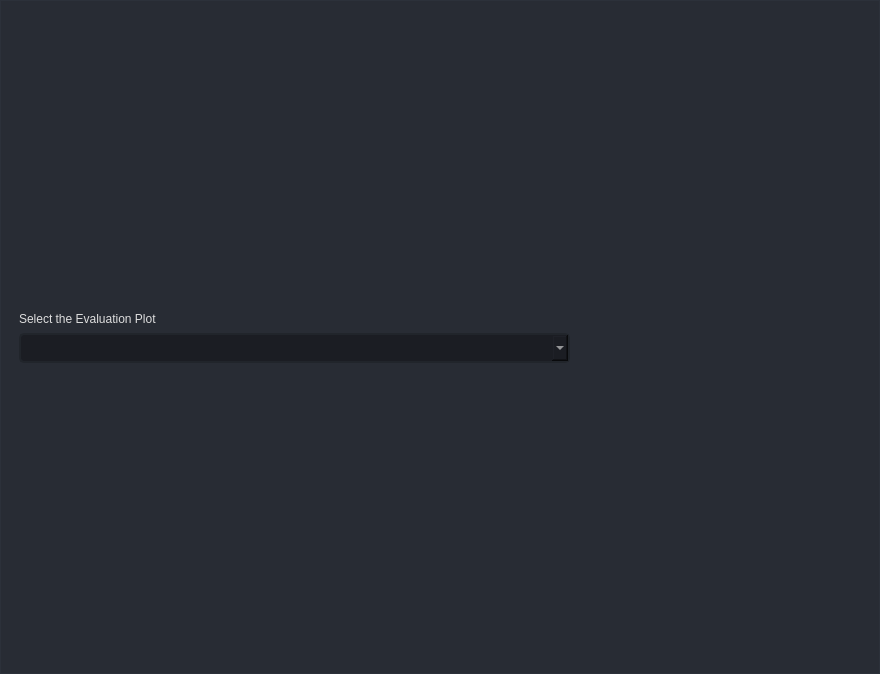
<?xml version="1.0" encoding="UTF-8"?>
<ui version="4.0">
 <class>VisWindow</class>
 <widget class="QMainWindow" name="VisWindow">
  <property name="geometry">
   <rect>
    <x>0</x>
    <y>0</y>
    <width>880</width>
    <height>674</height>
   </rect>
  </property>
  <property name="windowTitle">
   <string>Graph Vis</string>
  </property>
  <widget class="QWidget" name="styleSheet">
   <property name="styleSheet">
    <string notr="true">/* /////////////////////////////////////////////////////////////////////////////////////////////////

SET APP STYLESHEET - FULL STYLES HERE
DARK THEME - DRACULA COLOR BASED

///////////////////////////////////////////////////////////////////////////////////////////////// */

QWidget{
	color: rgb(221, 221, 221);
	font: 10pt &quot;Segoe UI&quot;;
}

/* /////////////////////////////////////////////////////////////////////////////////////////////////
Tooltip */
QToolTip {
	color: #ffffff;
	background-color: rgba(33, 37, 43, 180);
	border: 1px solid rgb(44, 49, 58);
	background-image: none;
	background-position: left center;
    background-repeat: no-repeat;
	border: none;
	border-left: 2px solid rgb(255, 121, 198);
	text-align: left;
	padding-left: 8px;
	margin: 0px;
}

/* /////////////////////////////////////////////////////////////////////////////////////////////////
Bg App */
#bgApp {	
	background-color: rgb(40, 44, 52);
	border: 1px solid rgb(44, 49, 58);
}

/* /////////////////////////////////////////////////////////////////////////////////////////////////
Left Menu */
#leftMenuBg {	
	background-color: rgb(33, 37, 43);
}
#topLogo {
	background-color: rgb(33, 37, 43);
	background-image: url(:/images/images/images/PyDracula.png);
	background-position: centered;
	background-repeat: no-repeat;
}
#titleLeftApp { font: 63 12pt &quot;Segoe UI Semibold&quot;; }
#titleLeftDescription { font: 8pt &quot;Segoe UI&quot;; color: rgb(189, 147, 249); }

/* MENUS */
#topMenu .QPushButton {	
	background-position: left center;
    background-repeat: no-repeat;
	border: none;
	border-left: 22px solid transparent;
	background-color: transparent;
	text-align: left;
	padding-left: 44px;
}
#topMenu .QPushButton:hover {
	background-color: rgb(40, 44, 52);
}
#topMenu .QPushButton:pressed {	
	background-color: rgb(189, 147, 249);
	color: rgb(255, 255, 255);
}
#bottomMenu .QPushButton {	
	background-position: left center;
    background-repeat: no-repeat;
	border: none;
	border-left: 20px solid transparent;
	background-color:transparent;
	text-align: left;
	padding-left: 44px;
}
#bottomMenu .QPushButton:hover {
	background-color: rgb(40, 44, 52);
}
#bottomMenu .QPushButton:pressed {	
	background-color: rgb(189, 147, 249);
	color: rgb(255, 255, 255);
}
#leftMenuFrame{
	border-top: 3px solid rgb(44, 49, 58);
}

/* Toggle Button */
#toggleButton {
	background-position: left center;
    background-repeat: no-repeat;
	border: none;
	border-left: 20px solid transparent;
	background-color: rgb(37, 41, 48);
	text-align: left;
	padding-left: 44px;
	color: rgb(113, 126, 149);
}
#toggleButton:hover {
	background-color: rgb(40, 44, 52);
}
#toggleButton:pressed {
	background-color: rgb(189, 147, 249);
}

/* Title Menu */
#titleRightInfo { padding-left: 10px; }


/* /////////////////////////////////////////////////////////////////////////////////////////////////
Extra Tab */
#extraLeftBox {	
	background-color: rgb(44, 49, 58);
}
#extraTopBg{	
	background-color: rgb(189, 147, 249)
}

/* Icon */
#extraIcon {
	background-position: center;
	background-repeat: no-repeat;
	background-image: url(:/icons/images/icons/icon_settings.png);
}

/* Label */
#extraLabel { color: rgb(255, 255, 255); }

/* Btn Close */
#extraCloseColumnBtn { background-color: rgba(255, 255, 255, 0); border: none;  border-radius: 5px; }
#extraCloseColumnBtn:hover { background-color: rgb(196, 161, 249); border-style: solid; border-radius: 4px; }
#extraCloseColumnBtn:pressed { background-color: rgb(180, 141, 238); border-style: solid; border-radius: 4px; }

/* Extra Content */
#extraContent{
	border-top: 3px solid rgb(40, 44, 52);
}

/* Extra Top Menus */
#extraTopMenu .QPushButton {
background-position: left center;
    background-repeat: no-repeat;
	border: none;
	border-left: 22px solid transparent;
	background-color:transparent;
	text-align: left;
	padding-left: 44px;
}
#extraTopMenu .QPushButton:hover {
	background-color: rgb(40, 44, 52);
}
#extraTopMenu .QPushButton:pressed {	
	background-color: rgb(189, 147, 249);
	color: rgb(255, 255, 255);
}

/* /////////////////////////////////////////////////////////////////////////////////////////////////
Content App */
#contentTopBg{	
	background-color: rgb(33, 37, 43);
}
#contentBottom{
	border-top: 3px solid rgb(44, 49, 58);
}

/* Top Buttons */
#rightButtons .QPushButton { background-color: rgba(255, 255, 255, 0); border: none;  border-radius: 5px; }
#rightButtons .QPushButton:hover { background-color: rgb(44, 49, 57); border-style: solid; border-radius: 4px; }
#rightButtons .QPushButton:pressed { background-color: rgb(23, 26, 30); border-style: solid; border-radius: 4px; }

/* Theme Settings */
#extraRightBox { background-color: rgb(44, 49, 58); }
#themeSettingsTopDetail { background-color: rgb(189, 147, 249); }

/* Bottom Bar */
#bottomBar { background-color: rgb(44, 49, 58); }
#bottomBar QLabel { font-size: 11px; color: rgb(113, 126, 149); padding-left: 10px; padding-right: 10px; padding-bottom: 2px; }

/* CONTENT SETTINGS */
/* MENUS */
#contentSettings QPushButton {
	border: 2px solid rgb(52, 59, 72);
	border-radius: 5px;	
	background-color: rgb(52, 59, 72);
}
#contentSettings QPushButton:hover {
	background-color: rgb(57, 65, 80);
	border: 2px solid rgb(61, 70, 86);
}
#contentSettings QPushButton:pressed {	
	background-color: rgb(35, 40, 49);
	border: 2px solid rgb(43, 50, 61);
}
/* #contentSettings .QPushButton {	
	background-position: left center;
    background-repeat: no-repeat;
	border: none;
	border-left: 22px solid transparent;
	background-color:transparent;
	padding-left: 44px;
}
#contentSettings .QPushButton:hover {
	background-color: rgb(40, 44, 52);
}
#contentSettings .QPushButton:pressed {	
	background-color: rgb(189, 147, 249);
	color: rgb(255, 255, 255);
} */

/* /////////////////////////////////////////////////////////////////////////////////////////////////
QTableWidget
QTableWidget {	
	background-color: transparent;
	selection-background-color: blue;
	padding: 10px;
	border-radius: 5px;
	gridline-color: rgb(44, 49, 58);
	border-bottom: 1px solid rgb(44, 49, 60);
}
QTableWidget::item{
	border-color: rgb(44, 49, 60);
	padding-left: 5px;
	padding-right: 5px;
	gridline-color: rgb(44, 49, 60);
}
QTableWidget::item:selected{
	background-color: rgb(189, 147, 249);
}
QHeaderView::section{
	background-color: rgb(33, 37, 43);
	max-width: 30px;
	border: 1px solid rgb(44, 49, 58);
	border-style: none;
    border-bottom: 1px solid rgb(44, 49, 60);
    border-right: 1px solid rgb(44, 49, 60);
}
QTableWidget::horizontalHeader {	
	background-color: rgb(33, 37, 43);
}
QHeaderView::section:horizontal
{
    border: 1px solid rgb(33, 37, 43);
	background-color: rgb(33, 37, 43);
	padding: 3px;
	border-top-left-radius: 7px;
    border-top-right-radius: 7px;
}
QHeaderView::section:vertical
{
    border: 1px solid rgb(44, 49, 60);
	selected-background-color: rgb(189, 147, 249);
}
QHeaderView::section:vertical:selected
{
	background-color: rgb(189, 147, 249);
}
 */
QTableWidget {	
	selection-background-color: rgb(189, 147, 249);
	gridline-color: rgb(44, 49, 58);
	border-bottom: 1px solid rgb(44, 49, 60);
}
QHeaderView::section{
	background-color: rgb(33, 37, 43);
	max-width: 30px;
	border: 1px solid rgb(44, 49, 58);
	border-style: none;
    border-bottom: 1px solid rgb(44, 49, 60);
    border-right: 1px solid rgb(44, 49, 60);
}
QTableWidget::horizontalHeader {	
	background-color: rgb(33, 37, 43);
}
QHeaderView::section:horizontal
{
    border: 1px solid rgb(33, 37, 43);
	background-color: rgb(33, 37, 43);
	padding: 3px;
}
QHeaderView::section:vertical
{
    border: 1px solid rgb(44, 49, 60);
	selected-background-color: rgb(189, 147, 249);
}
QHeaderView::section:vertical:selected
{
	background-color: rgb(189, 147, 249);
}

/* /////////////////////////////////////////////////////////////////////////////////////////////////
LineEdit */
QLineEdit {
	background-color: rgb(33, 37, 43);
	border-radius: 5px;
	border: 2px solid rgb(33, 37, 43);
	padding-left: 10px;
	selection-color: rgb(255, 255, 255);
	selection-background-color: rgb(255, 121, 198);
}
QLineEdit:hover {
	border: 2px solid rgb(64, 71, 88);
}
QLineEdit:focus {
	border: 2px solid rgb(91, 101, 124);
}

/* /////////////////////////////////////////////////////////////////////////////////////////////////
PlainTextEdit */
QPlainTextEdit {
	background-color: rgb(27, 29, 35);
	border-radius: 5px;
	padding: 10px;
	selection-color: rgb(255, 255, 255);
	selection-background-color: rgb(255, 121, 198);
}
QPlainTextEdit  QScrollBar:vertical {
    width: 8px;
 }
QPlainTextEdit  QScrollBar:horizontal {
    height: 8px;
 }
QPlainTextEdit:hover {
	border: 2px solid rgb(64, 71, 88);
}
QPlainTextEdit:focus {
	border: 2px solid rgb(91, 101, 124);
}

/* /////////////////////////////////////////////////////////////////////////////////////////////////
ScrollBars */
QScrollBar:horizontal {
    border: none;
    background: rgb(52, 59, 72);
    height: 8px;
    margin: 0px 21px 0 21px;
	border-radius: 0px;
}
QScrollBar::handle:horizontal {
    background: rgb(189, 147, 249);
    min-width: 25px;
	border-radius: 4px
}
QScrollBar::add-line:horizontal {
    border: none;
    background: rgb(55, 63, 77);
    width: 20px;
	border-top-right-radius: 4px;
    border-bottom-right-radius: 4px;
    subcontrol-position: right;
    subcontrol-origin: margin;
}
QScrollBar::sub-line:horizontal {
    border: none;
    background: rgb(55, 63, 77);
    width: 20px;
	border-top-left-radius: 4px;
    border-bottom-left-radius: 4px;
    subcontrol-position: left;
    subcontrol-origin: margin;
}
QScrollBar::up-arrow:horizontal, QScrollBar::down-arrow:horizontal
{
     background: none;
}
QScrollBar::add-page:horizontal, QScrollBar::sub-page:horizontal
{
     background: none;
}
 QScrollBar:vertical {
	border: none;
    background: rgb(52, 59, 72);
    width: 8px;
    margin: 21px 0 21px 0;
	border-radius: 0px;
 }
 QScrollBar::handle:vertical {	
	background: rgb(189, 147, 249);
    min-height: 25px;
	border-radius: 4px
 }
 QScrollBar::add-line:vertical {
     border: none;
    background: rgb(55, 63, 77);
     height: 20px;
	border-bottom-left-radius: 4px;
    border-bottom-right-radius: 4px;
     subcontrol-position: bottom;
     subcontrol-origin: margin;
 }
 QScrollBar::sub-line:vertical {
	border: none;
    background: rgb(55, 63, 77);
     height: 20px;
	border-top-left-radius: 4px;
    border-top-right-radius: 4px;
     subcontrol-position: top;
     subcontrol-origin: margin;
 }
 QScrollBar::up-arrow:vertical, QScrollBar::down-arrow:vertical {
     background: none;
 }

 QScrollBar::add-page:vertical, QScrollBar::sub-page:vertical {
     background: none;
 }

/* /////////////////////////////////////////////////////////////////////////////////////////////////
CheckBox */
QCheckBox::indicator {
    border: 3px solid rgb(52, 59, 72);
	width: 15px;
	height: 15px;
	border-radius: 10px;
    background: rgb(44, 49, 60);
}
QCheckBox::indicator:hover {
    border: 3px solid rgb(58, 66, 81);
}
QCheckBox::indicator:checked {
    background: 3px solid rgb(52, 59, 72);
	border: 3px solid rgb(52, 59, 72);	
	background-image: url(:/icons/images/icons/cil-check-alt.png);
}

/* /////////////////////////////////////////////////////////////////////////////////////////////////
RadioButton */
QRadioButton::indicator {
    border: 3px solid rgb(52, 59, 72);
	width: 15px;
	height: 15px;
	border-radius: 10px;
    background: rgb(44, 49, 60);
}
QRadioButton::indicator:hover {
    border: 3px solid rgb(58, 66, 81);
}
QRadioButton::indicator:checked {
    background: 3px solid rgb(94, 106, 130);
	border: 3px solid rgb(52, 59, 72);	
}

/* /////////////////////////////////////////////////////////////////////////////////////////////////
ComboBox */
QComboBox{
	background-color: rgb(27, 29, 35);
	border-radius: 5px;
	border: 2px solid rgb(33, 37, 43);
	padding: 5px;
	padding-left: 10px;
}
QComboBox:hover{
	border: 2px solid rgb(64, 71, 88);
}
QComboBox::drop-down {
	subcontrol-origin: padding;
	subcontrol-position: top right;
	width: 25px; 
	border-left-width: 3px;
	border-left-color: rgba(39, 44, 54, 150);
	border-left-style: solid;
	border-top-right-radius: 3px;
	border-bottom-right-radius: 3px;	
	background-image: url(:/icons/images/icons/cil-arrow-bottom.png);
	background-position: center;
	background-repeat: no-reperat;
 }
QComboBox QAbstractItemView {
	color: rgb(255, 121, 198);	
	background-color: rgb(33, 37, 43);
	padding: 10px;
	selection-background-color: rgb(39, 44, 54);
}

/* /////////////////////////////////////////////////////////////////////////////////////////////////
Sliders */
QSlider::groove:horizontal {
    border-radius: 5px;
    height: 10px;
	margin: 0px;
	background-color: rgb(52, 59, 72);
}
QSlider::groove:horizontal:hover {
	background-color: rgb(55, 62, 76);
}
QSlider::handle:horizontal {
    background-color: rgb(189, 147, 249);
    border: none;
    height: 10px;
    width: 10px;
    margin: 0px;
	border-radius: 5px;
}
QSlider::handle:horizontal:hover {
    background-color: rgb(195, 155, 255);
}
QSlider::handle:horizontal:pressed {
    background-color: rgb(255, 121, 198);
}

QSlider::groove:vertical {
    border-radius: 5px;
    width: 10px;
    margin: 0px;
	background-color: rgb(52, 59, 72);
}
QSlider::groove:vertical:hover {
	background-color: rgb(55, 62, 76);
}
QSlider::handle:vertical {
    background-color: rgb(189, 147, 249);
	border: none;
    height: 10px;
    width: 10px;
    margin: 0px;
	border-radius: 5px;
}
QSlider::handle:vertical:hover {
    background-color: rgb(195, 155, 255);
}
QSlider::handle:vertical:pressed {
    background-color: rgb(255, 121, 198);
}

/* /////////////////////////////////////////////////////////////////////////////////////////////////
CommandLinkButton */
QCommandLinkButton {	
	color: rgb(255, 121, 198);
	border-radius: 5px;
	padding: 5px;
	color: rgb(255, 170, 255);
}
QCommandLinkButton:hover {	
	color: rgb(255, 170, 255);
	background-color: rgb(44, 49, 60);
}
QCommandLinkButton:pressed {	
	color: rgb(189, 147, 249);
	background-color: rgb(52, 58, 71);
}

/* /////////////////////////////////////////////////////////////////////////////////////////////////
Button */
#pagesContainer QPushButton {
	border: 2px solid rgb(52, 59, 72);
	border-radius: 5px;	
	background-color: rgb(52, 59, 72);
}
#pagesContainer QPushButton:hover {
	background-color: rgb(57, 65, 80);
	border: 2px solid rgb(61, 70, 86);
}
#pagesContainer QPushButton:pressed {	
	background-color: rgb(35, 40, 49);
	border: 2px solid rgb(43, 50, 61);
}

</string>
   </property>
   <layout class="QVBoxLayout" name="verticalLayout">
    <property name="spacing">
     <number>0</number>
    </property>
    <property name="leftMargin">
     <number>0</number>
    </property>
    <property name="topMargin">
     <number>0</number>
    </property>
    <property name="rightMargin">
     <number>0</number>
    </property>
    <property name="bottomMargin">
     <number>0</number>
    </property>
    <item>
     <widget class="QFrame" name="bgApp">
      <property name="frameShape">
       <enum>QFrame::NoFrame</enum>
      </property>
      <property name="frameShadow">
       <enum>QFrame::Raised</enum>
      </property>
      <layout class="QVBoxLayout" name="verticalLayout_3">
       <property name="spacing">
        <number>0</number>
       </property>
       <property name="leftMargin">
        <number>0</number>
       </property>
       <property name="topMargin">
        <number>0</number>
       </property>
       <property name="rightMargin">
        <number>0</number>
       </property>
       <property name="bottomMargin">
        <number>0</number>
       </property>
       <item>
        <widget class="QFrame" name="pagesContainer">
         <property name="frameShape">
          <enum>QFrame::NoFrame</enum>
         </property>
         <property name="frameShadow">
          <enum>QFrame::Raised</enum>
         </property>
         <layout class="QVBoxLayout" name="verticalLayout_5">
          <item>
           <layout class="QVBoxLayout" name="layout_graph_vis"/>
          </item>
          <item>
           <widget class="QFrame" name="frame_2">
            <property name="maximumSize">
             <size>
              <width>16777215</width>
              <height>70</height>
             </size>
            </property>
            <property name="frameShape">
             <enum>QFrame::NoFrame</enum>
            </property>
            <property name="frameShadow">
             <enum>QFrame::Raised</enum>
            </property>
            <layout class="QVBoxLayout" name="verticalLayout_2">
             <property name="leftMargin">
              <number>9</number>
             </property>
             <property name="rightMargin">
              <number>300</number>
             </property>
             <item>
              <widget class="QLabel" name="label">
               <property name="text">
                <string>Select the Evaluation Plot</string>
               </property>
              </widget>
             </item>
             <item>
              <widget class="QComboBox" name="comboBox"/>
             </item>
            </layout>
           </widget>
          </item>
         </layout>
        </widget>
       </item>
      </layout>
     </widget>
    </item>
   </layout>
  </widget>
 </widget>
 <resources>
  <include location="resources.qrc"/>
 </resources>
 <connections/>
</ui>
